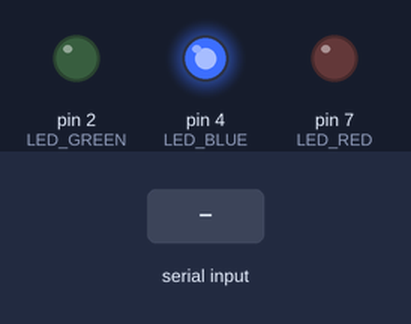
A sketch run on a simulated Arduino Uno, built with avr-gcc and run on an emulated ATmega328P. On the bench: output pins drawn as LEDs (lit = HIGH). Inputs (shaded band) come from the test bench.

Above: at 7.1 s.
At 8.1 s:
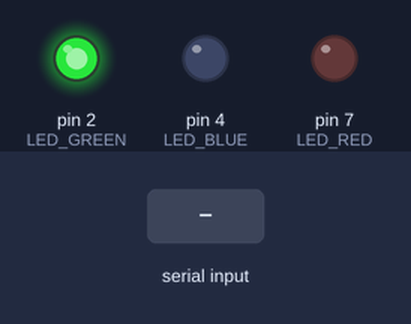
20.1 s: byte 109 (SET_MANUAL_CONTROL) received over Serial
At 21.3 s:
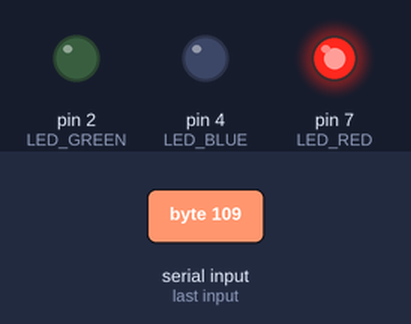
Timing chart, 0 to 23.1 s (numbered marks = the images above; inputs shaded):
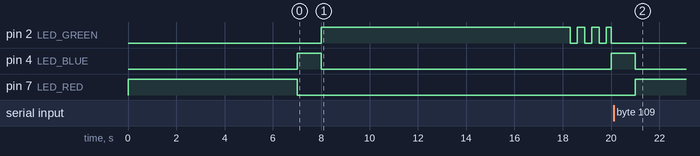

The sketch:

traffic_lights.ino
```cpp
#define LED_GREEN 2
#define LED_BLUE 4
#define LED_RED 7
#define SET_LED_GREEN 'g'
#define SET_LED_RED 'r'
#define SET_MANUAL_CONTROL 'm'
void setup() {
  Serial.begin(9600);
  pinMode(LED_GREEN, OUTPUT);
  pinMode(LED_BLUE, OUTPUT);
  pinMode(LED_RED, OUTPUT);

}
int auto_mode = 1;
int current_state=0;
long start=millis();
long previous_switch=millis();
long manual_timer=millis();
int intervalR=7000;
int intervalB=1000;
int intervalG=10000;
long intervalManual = 60000;

void blink(int LED_PIN, long timemillis){
  int led_state=HIGH;
  long blinkstart=millis();
  long prevmillis=millis();
  long curmillis=millis();
  while (curmillis-blinkstart<timemillis){
    curmillis=millis();
    if (curmillis-prevmillis>=300){
      prevmillis=curmillis;
      if (led_state==LOW){
        led_state=HIGH;
      }else{
        led_state=LOW;
      }
    }
    digitalWrite(LED_PIN, led_state);
  }

  previous_switch=millis();
  current_state=2;
}
int command=0;
void loop() {
  long curtime=millis();
  if (curtime-manual_timer>=intervalManual && auto_mode==0){
    auto_mode=1;
    previous_switch=millis();
  }
  if (Serial.available() > 0) {  //если есть доступные данные
    command = Serial.read();
    if (command==SET_MANUAL_CONTROL){
      auto_mode=0;
      manual_timer=millis();
    }
  }
  if (current_state==1){
    digitalWrite(LED_GREEN, HIGH);
    digitalWrite(LED_RED, LOW);
    digitalWrite(LED_BLUE, LOW);
  }if (current_state==0){
    digitalWrite(LED_GREEN, LOW);
    digitalWrite(LED_RED, HIGH);
    digitalWrite(LED_BLUE, LOW);
  }
  if (current_state>1){
    digitalWrite(LED_GREEN, LOW);
    digitalWrite(LED_RED, LOW);
    digitalWrite(LED_BLUE, HIGH);
  }
  if (auto_mode==1){
    if (current_state==0 && curtime-previous_switch>=intervalR){
      previous_switch=curtime;
      current_state=3;
    }
    if (current_state>1 && curtime-previous_switch>=intervalB){
      previous_switch=curtime;
      current_state=current_state-2;
    }
    if (current_state==1 && curtime-previous_switch>=intervalG){
      digitalWrite(LED_GREEN, LOW);
      current_state=-1;
      blink(LED_GREEN, 2000);
    }
  }else{
    if (current_state!=1 && command==SET_LED_GREEN){
      previous_switch=curtime;
      current_state=3;
    }
    if (current_state>1 && curtime-previous_switch>=intervalB){
      previous_switch=curtime;
      current_state=current_state-2;
    }
    if (current_state==1 && command==SET_LED_RED){
      digitalWrite(LED_GREEN, LOW);
      current_state=-1;
      blink(LED_GREEN, 2000);
    }
  }
}
```

Measured:
- after the input at 20.1 s, pin 4 (LED_BLUE): goes on until 21.0 s, then stays LOW; pin 7 (LED_RED): goes on until 21.0 s, then stays HIGH
